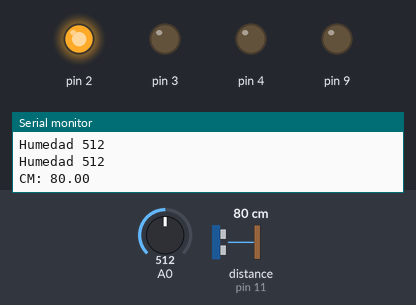
Recording of a sketch running on a simulated Arduino Uno, built with avr-gcc and run on an emulated ATmega328P. Parts: output pins drawn as LEDs (lit = HIGH), the last lines printed to the serial monitor. The inputs (shaded band) are chosen by the test bench; at power-on: A0 = 512, distance to the obstacle (sensor on pin 11) 80 cm. The echo pulse lasts 58.3 µs per cm.

Above: at 2.8 s.
2.9 s: A0 set to 842
6.6 s: A0 set to 861
At 11.0 s:
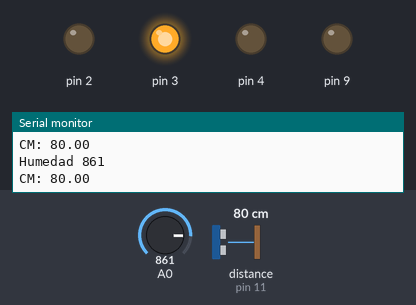
12.3 s: distance to the obstacle (sensor on pin 11) set to 13 cm
15.8 s: distance to the obstacle (sensor on pin 11) set to 10 cm
At 17.7 s:
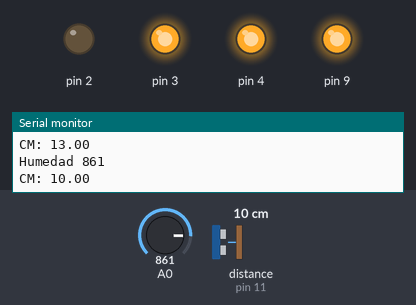
18.3 s: distance to the obstacle (sensor on pin 11) set to 18 cm
At 21.7 s:
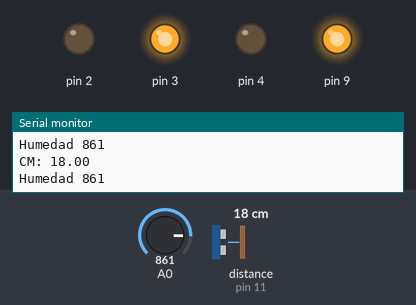
24.0 s: A0 set to 840
At 28.4 s:
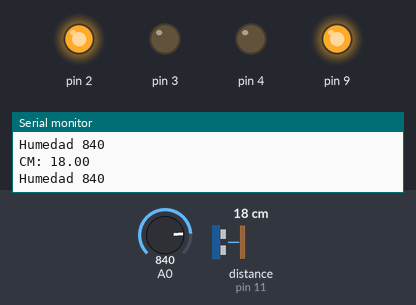
Timing chart, 0 to 30.7 s (numbered marks = the images above; inputs shaded):
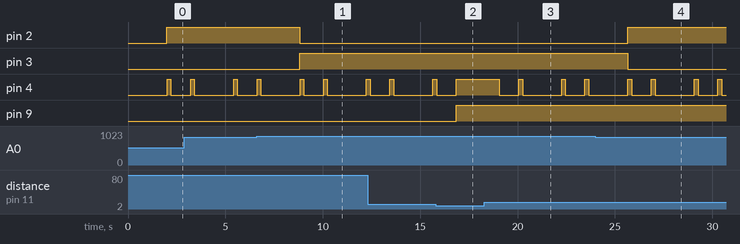

The sketch:

ElectroDigitalGrupo12.ino
```cpp
#include "MyLibrary.h"
Info hum;

void setup() {
  hum.Mode(2,3,4,12,11);
}

void loop() {
  hum.SensorHumedad();
  hum.LEDS(2,3);
  hum.NivelDeAgua(4);
  hum.bomba();
}
```

MyLibrary.h
```cpp
#include <Ultrasonic.h>
#define TRIG 12
#define ECHO 11
Ultrasonic ultra(TRIG, ECHO);


class Info {
private:
  int Gled, Rled, TempSensor, Humidity, BuzzPin;
  float cm;
public:
  void Mode(int Gled, int Rled, int BuzzPin, int trigPin, int echoPin) {
    Serial.begin(9600);
    pinMode(Gled, OUTPUT);     //Green Led
    pinMode(Rled, OUTPUT);     //Red Led
    pinMode(BuzzPin, OUTPUT);  //Buzzer
    pinMode(trigPin, OUTPUT);  //Ultrasonic Trig
    pinMode(echoPin, INPUT);   //Ultrasonic Echo
    digitalWrite(Rled, LOW);   //Red Off
    digitalWrite(Gled, LOW);   //Green OFF
    pinMode(9,OUTPUT);
    pinMode(BuzzPin, OUTPUT);
  }

  int SensorHumedad() {
    delay(1000);
    Humidity = analogRead(A0);
    Serial.println("Humedad " + String(Humidity));
    return Humidity;
  }

  void LEDS(int Gled, int Rled) {
    int read = SensorHumedad();
    if (read >= 850) {
      digitalWrite(Rled, HIGH);
      digitalWrite(Gled, LOW);
    } else if (read < 850) {
      digitalWrite(Rled, LOW);
      digitalWrite(Gled, HIGH);
    }
  }

  void bomba() {
    int read = SensorHumedad();
    float cmU = NivelDeAgua(4);
    if (cmU >= 12) {
    } else {
      if (read >= 850) {
        digitalWrite(9, HIGH);
        digitalWrite(4, HIGH);

      } else if (read < 850) {
        digitalWrite(9, LOW);
        digitalWrite(4, LOW);
      }
    }
  }

  float NivelDeAgua(int BuzzPin) {
    cm = ultra.read(CM);
    if (cm >= 12) {
      digitalWrite(BuzzPin, HIGH);
      delay(200);
      digitalWrite(BuzzPin, LOW);
    }
    Serial.println("CM: " + String(cm));
    return cm;
  }
};
```

Measured:
- the behaviour switches between 849 and 850 on A0 (found by bisection; images 0 and 1)
- the behaviour switches between 12 and 11 cm on distance to the obstacle (sensor on pin 11) (found by bisection; images 1 and 2)
- after the input at 6.6 s, pin 2: HIGH → LOW after 2.2 s; pin 3: LOW → HIGH after 2.2 s
- after the input at 15.8 s, pin 4: goes on until 16.8 s, then stays HIGH; pin 9: LOW → HIGH after 1.0 s
- after the input at 18.3 s, pin 4: goes LOW 1.0 s, HIGH 0.20 s, LOW 2.0 s, HIGH 0.20 s, LOW 1.0 s, HIGH 0.20 s, then LOW, starting after 0.75 s
- after the input at 24.0 s, pin 2: LOW → HIGH after 1.7 s; pin 3: HIGH → LOW after 1.7 s
